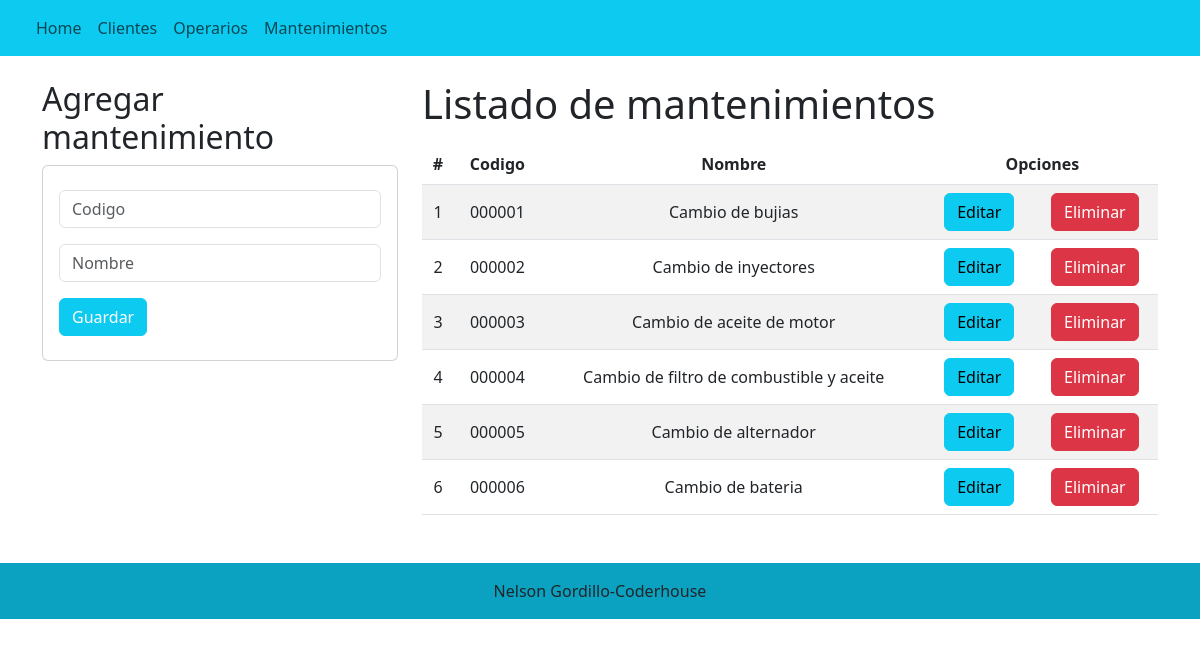
Page /mantenimiento/ on the committed database.
### mantenimiento/models.py (models this page shows, shortened)
class Mantenimiento(models.Model):
    codigo=models.CharField(primary_key=True,max_length=6)
    nombre=models.CharField(max_length=40)

### mantenimiento/views.py (the view)
# urls.py: path('mantenimiento/', views.mantenimiento, name='mantenimiento'),
def mantenimiento(request):
    mantenimientoslistados = Mantenimiento.objects.all()
    return render(request,"mantenimientos.html",{"mantenimiento":mantenimientoslistados})

### mantenimiento/templates/Mantenimientos.html (shortened to what this page needs)
{% extends "./plantilla.html" %}
{% block body %}
<div class="row">
    <div class="col-sm-12 col-md-6 col-lg-4 col-xl-4">
        <h2>Agregar mantenimiento</h2>
        <div class="card">
            <div class="card-body">
                <form action="/registrarmantenimiento/" method="POST">{% csrf_token %}
                    <div class="form-group py-2">
                        <input type="text" id="txtCodigo" name="txtCodigo" class="form-control" placeholder="Codigo" minlength="6" maxlength="6"required>
                    </div>
                    <div class="form-group py-2">
                        <input type="text" id="txtNombre" name="txtNombre" class="form-control" placeholder="Nombre" maxlength="40"required>
                    </div>
                    <div class="form-group py-2">
                        <button type="submit" class="btn btn-info btn-block text-white">Guardar</button>
                    </div>
                </form>
            </div>
        </div>
    </div>
    <div class="col-sm-12 col-md-6 col-lg-8 col-xl-8">
        <h1>Listado de mantenimientos</h1>
        <div class="table-responsive py-2">
            <table class="table table-striped">
                <thead>
                    <tr>
                        <th>#</th>
                        <th>Codigo</th>
                        <th>Nombre</th>
                        <th colspan="2">Opciones</th>
                    </tr>
                </thead>
                <tbody>
                    {% for c in mantenimiento %}
                    <tr>
                        <td>{{forloop.counter}}</td>
                        <td>{{c.codigo}}</td>
                        <td>{{c.nombre}}</td>
                        <td><a href="edicionmantenimiento/{{c.codigo}}" class="btn btn-info">Editar</a></td>
                        <td><a href="eliminarmantenimiento/{{c.codigo}}" class="btn btn-danger">Eliminar</a></td>
                    </tr>
                    {% endfor %}
                </tbody>
            </table>
        </div>
    </div>
</div>
{% endblock %}

### mantenimiento/templates/plantilla.html (shortened to what this page needs)
<!DOCTYPE html>
<html lang="en">
<head>
    {% load static %}
    <link href="https://cdn.jsdelivr.net/npm/bootstrap@5.3.0-alpha1/dist/css/bootstrap.min.css" rel="stylesheet">
    <link rel="stylesheet" href="{% static 'css/edicioncliente.css' %}"
</head>
<body>
    <nav class="navbar navbar-expand-lg bg-info">
        <div class="container-fluid">
          <div class="collapse navbar-collapse" id="navbarNav">
            <ul class="navbar-nav">
              <li class="nav-item">
                <a class="nav-link" aria-current="page" href="{% url 'home' %}">Home</a>
              </li>
              <li class="nav-item">
                <a class="nav-link" href="{% url 'cliente' %}">Clientes</a>
              </li>
              <li class="nav-item">
                <a class="nav-link" href="{% url 'operario' %}">Operarios</a>
              </li>
              <li class="nav-item">
                <a class="nav-link" href="{% url 'mantenimiento' %}">Mantenimientos</a>
              </li>
            </ul>
          </div>
        </div>
      </nav>
    <div class="container py-4">
        {% block body %}
        {% endblock %}
    </div>
</body>
<footer class="bg-info text-center text-lg-start">
  <div class="text-center p-3" style="background-color: rgba(0, 0, 0, 0.2);">
    Nelson Gordillo-Coderhouse
  </div>
</footer>
</html>

### mantenimiento/css/edicioncliente.css (style rules this page uses)
th, td { text-align:center; vertical-align: middle; }

### rows in the picture
Mantenimiento: codigo "000001", nombre "Cambio de bujias"
Mantenimiento: codigo "000002", nombre "Cambio de inyectores"
Mantenimiento: codigo "000003", nombre "Cambio de aceite de motor"
Mantenimiento: codigo "000004", nombre "Cambio de filtro de combustible y aceite"
Mantenimiento: codigo "000005", nombre "Cambio de alternador"
Mantenimiento: codigo "000006", nombre "Cambio de bateria"
